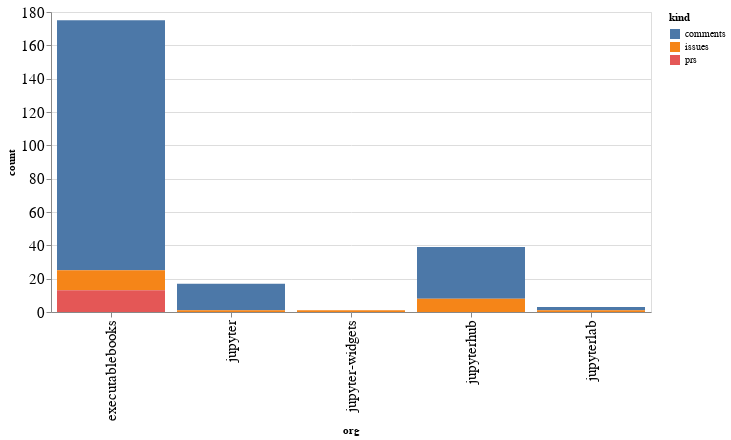

The notebook cell saved with this chart:
### Code cell
alt.Chart(org_summaries, width=600).mark_bar().encode(
    x='org',
    y='count',
    color='kind',
    tooltip="org"
)

### Figure 1 — Vega-Lite specification as saved in the notebook (floating-point values rounded to 4 significant figures)
{"config": {"axisLeft": {"labelFontSize": 15}, "axisBottom": {"labelFontSize": 15}}, "data": {"name": "data-c43e0d3a6291f6841f5b977fa0e35a08"}, "mark": "bar", "encoding": {"color": {"type": "nominal", "field": "kind"}, "tooltip": {"type": "nominal", "field": "org"}, "x": {"type": "nominal", "field": "org"}, "y": {"type": "quantitative", "field": "count"}}, "width": 600, "$schema": "https://vega.github.io/schema/vega-lite/v4.8.1.json", "datasets": {"data-c43e0d3a6291f6841f5b977fa0e35a08": [{"org": "executablebooks", "kind": "comments", "count": 150}, {"org": "executablebooks", "kind": "issues", "count": 12}, {"org": "executablebooks", "kind": "prs", "count": 13}, {"org": "jupyter", "kind": "comments", "count": 16}, {"org": "jupyter", "kind": "issues", "count": 1}, {"org": "jupyter-widgets", "kind": "issues", "count": 1}, {"org": "jupyterhub", "kind": "comments", "count": 31}, {"org": "jupyterhub", "kind": "issues", "count": 8}, {"org": "jupyterlab", "kind": "comments", "count": 2}, {"org": "jupyterlab", "kind": "issues", "count": 1}]}}
